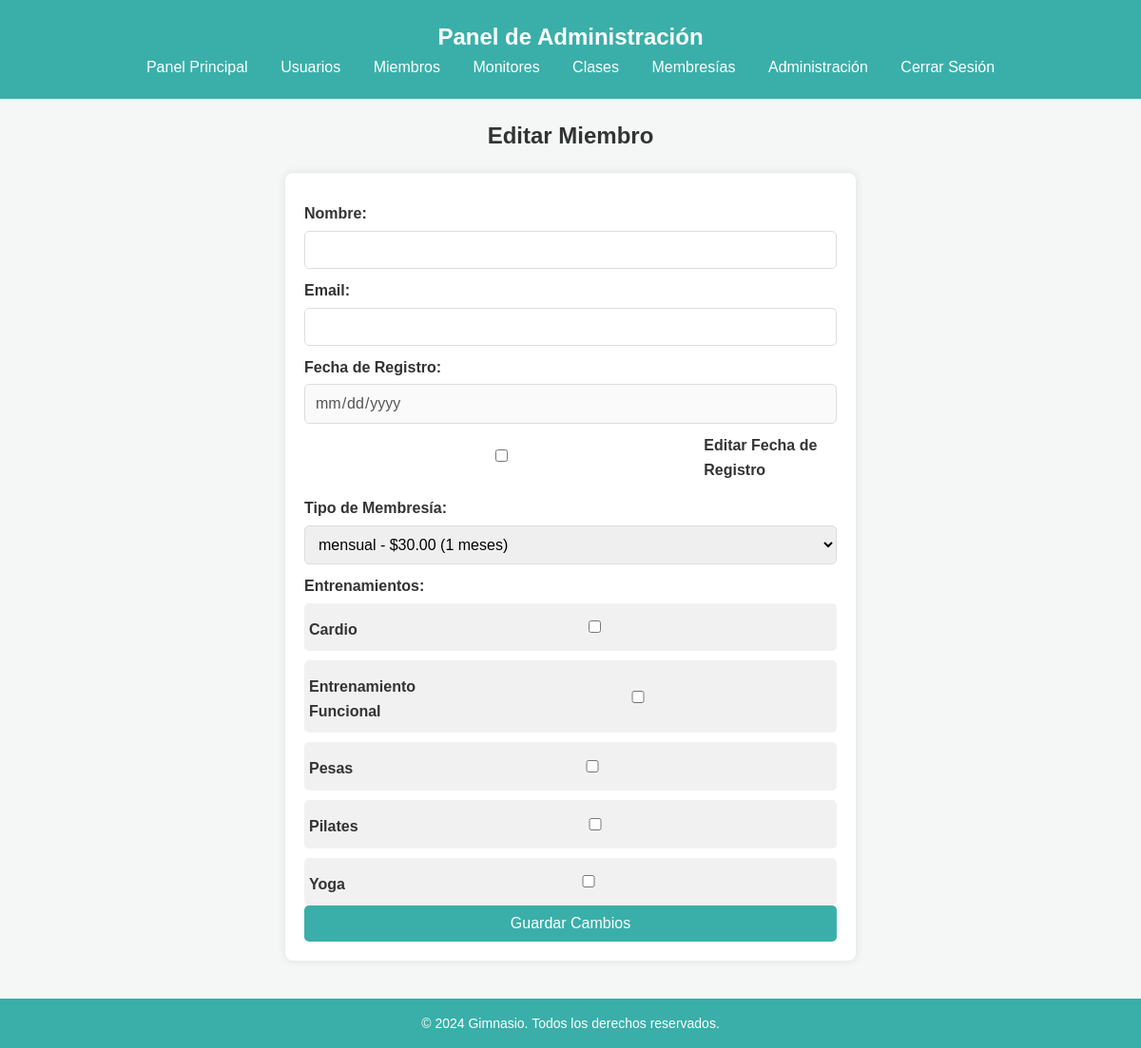
Screenshot of /src/edit_miembro.php?id_usuario=1 (signed in) with the database file from the repository.
### tables this page shows
CREATE TABLE IF NOT EXISTS especialidad (
    id_especialidad INT AUTO_INCREMENT PRIMARY KEY,
    nombre VARCHAR(50) UNIQUE
);

### src/Includes/member_functions.php (called while the page is built, shortened)
<?php
function obtenerMiembroPorID($conn, $id_usuario)
{
    $sql = "SELECT u.id_usuario, u.nombre, u.email, u.rol, m.fecha_registro, m.id_membresia, m.id_miembro, mb.tipo AS tipo_membresia
            FROM usuario u
            INNER JOIN miembro m ON u.id_usuario = m.id_usuario
            LEFT JOIN membresia mb ON m.id_membresia = mb.id_membresia
            WHERE u.id_usuario = ?";
    $stmt = $conn->prepare($sql);
    $stmt->bind_param("i", $id_usuario);
    $stmt->execute();
    $result = $stmt->get_result();
    $miembro = $result->fetch_assoc();
    if (!$miembro) {
        return null;
    }
    $entrenamientos = [];
    $miembro['entrenamientos'] = $entrenamientos;
    return $miembro;
}
function obtenerEntrenamientos($conn)
{
    $sql = "SELECT id_especialidad, nombre FROM especialidad";
    $result = $conn->query($sql);
    $entrenamientos = [];
    while ($row = $result->fetch_assoc()) {
        $entrenamientos[] = $row;
    }
    return $entrenamientos;
}
function obtenerMembresias($conn)
{
    $sql = "SELECT id_membresia, tipo, precio, duracion, beneficios FROM membresia";
    $result = $conn->query($sql);
    $membresias = [];
    while ($row = $result->fetch_assoc()) {
        $membresias[] = $row;
    }
    return $membresias;
}

### src/edit_miembro.php (the view, shortened to what this page needs)
<?php
require_once('includes/member_functions.php');
$conn = obtenerConexion();
$id_usuario = $_GET['id_usuario'];
$miembro = obtenerMiembroPorID($conn, $id_usuario);
$miembro['entrenamientos'] = $miembro['entrenamientos'] ?? [];
$entrenamientos = obtenerEntrenamientos($conn);
$membresias = obtenerMembresias($conn);
include 'includes/admin_header.php';
?>
<body>
    <main>
        <h2>Editar Miembro</h2>
        <div class="form_container">
            <?php if ($miembro): ?>
                <form method="POST" action="edit_miembro.php?id_usuario=<?php echo htmlspecialchars($id_usuario); ?>" onsubmit="habilitarFechaRegistro(); return validarFormularioEdicion('miembro');">
                    <label for="nombre">Nombre:</label>
                    <input type="text" id="nombre" name="nombre" value="<?php echo htmlspecialchars($miembro['nombre']); ?>" required aria-label="Nombre completo del miembro">
                    <label for="email">Email:</label>
                    <input type="email" id="email" name="email" value="<?php echo htmlspecialchars($miembro['email']); ?>" required title="Introduce el email del miembro" aria-label="Correo electrónico del miembro">
                    <label for="fecha_registro">Fecha de Registro:</label>
                    <input type="date" id="fecha_registro" name="fecha_registro" value="<?php echo htmlspecialchars($miembro['fecha_registro']); ?>" required aria-label="Fecha de registro del miembro" title="Introduce la fecha de registro del miembro" disabled>
                    <div style="display: flex; align-items: center; gap: 5px;">
                        <input type="checkbox" id="editar_fecha" onclick="toggleFechaRegistro();">
                        <label for="editar_fecha">Editar Fecha de Registro</label>
                    </div>
                    <label for="tipo_membresia">Tipo de Membresía:</label>
                    <select id="tipo_membresia" name="id_membresia" required>
                        <?php foreach ($membresias as $membresia): ?>
                            <option value="<?php echo htmlspecialchars($membresia['id_membresia']); ?>"
                                <?php echo (isset($miembro['id_membresia']) && $membresia['id_membresia'] == $miembro['id_membresia']) ? 'selected' : ''; ?>>
                                <?php echo htmlspecialchars($membresia['tipo']); ?>
                                - <?php echo "$" . htmlspecialchars($membresia['precio']); ?>
                            </option>
                        <?php endforeach; ?>
                    </select>
                    <label>Entrenamientos:</label>
                    <div class="entrenamientos-checkboxes">
                        <?php foreach ($entrenamientos as $entrenamiento): ?>
                            <div class="entrenamiento-item">
                                <label for="entrenamiento_<?php echo $entrenamiento['id_especialidad']; ?>">
                                    <?php echo htmlspecialchars($entrenamiento['nombre']); ?>
                                </label>
                                <input
                                    type="checkbox"
                                    id="entrenamiento_<?php echo $entrenamiento['id_especialidad']; ?>"
                                    name="entrenamiento[]"
                                    value="<?php echo $entrenamiento['id_especialidad']; ?>"
                                    <?php echo in_array($entrenamiento['id_especialidad'], $miembro['entrenamientos']) ? 'checked' : ''; ?>>
                            </div>
                        <?php endforeach; ?>
                    </div>
                    <button type="submit">Guardar Cambios</button>
                </form>
            <?php else: ?>
                <p>Miembro no encontrado.</p>
            <?php endif; ?>
        </div>
    </main>
    <?php include 'includes/footer.php'; ?>
</body>

### assets/css/estilos.css (style rules this page uses)
* { margin: 0; padding: 0; box-sizing: border-box; font-family: Arial, sans-serif; }
body { background-color: #f4f7f6; color: #333; line-height: 1.6; display: flex; flex-direction: column; align-items: center; justify-content: center; min-height: 100vh; }
main { padding: 20px; max-width: 1900px; width: 100%; text-align: center; }
.form_container { background-color: #ffffff; padding: 20px; border-radius: 8px; box-shadow: 0 0 10px rgba(0, 0, 0, 0.1); max-width: 600px; margin: 20px auto; text-align: left; }
.form_container label { display: block; margin: 10px 0 5px; font-weight: bold; color: #333; }
.form_container input, .form_container select { width: 100%; padding: 10px; border: 1px solid #ddd; border-radius: 5px; font-size: 16px; }
.form_container button[type="submit"] { width: 100%; padding: 10px; background-color: #3aafa9; color: #fff; font-size: 16px; border: none; border-radius: 5px; cursor: pointer; }
.entrenamientos-checkboxes { display: flex; flex-direction: column; gap: 10px; }
.entrenamiento-item { display: flex; justify-content: space-between; align-items: center; padding: 5px; border-radius: 5px; background-color: #f1f1f1; }

### rows the page displays
especialidad: nombre "Cardio"
especialidad: nombre "Entrenamiento Funcional"
especialidad: nombre "Pesas"
especialidad: nombre "Pilates"
especialidad: nombre "Yoga"

### other values shown
form field id_membresia "mensual - $30.00 (1 meses)"
